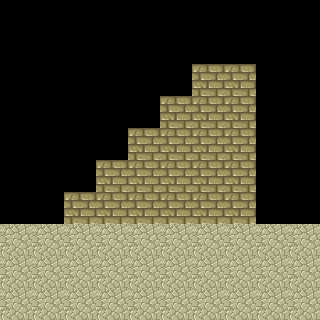

Tiled map render using the project's own tile images. Description and the map definition, with tile-layer contents summarised, below:
An orthogonal 10x10 tile map with 32x32 px tiles, 1 tile layer (map1).

<map version="1.0.0" orientation="orthogonal" renderorder="left-down" width="10" height="10" tilewidth="32" tileheight="32" nextobjectid="1">
 <tileset firstgid="1" name="map" tilewidth="32" tileheight="32" spacing="1" margin="1" tilecount="48" columns="8">
  <image source="tmw_desert_spacing.png" width="265" height="199" />
 </tileset>
 <layer name="map1" width="10" height="10">
  <data>[100 cells, 50 non-empty, 2 distinct tile ids]</data>
 </layer>
</map>
